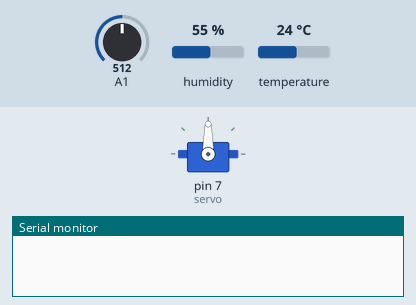
Bench run of a sketch on a simulated Arduino Uno, built with avr-gcc and run on an emulated ATmega328P. On the bench: servo, the last lines printed to the serial monitor. Inputs (shaded band) come from the test bench; at power-on: A1 = 512, humidity 55 %, temperature 24 °C.

Above: at 0.1 s.
At 1.1 s:
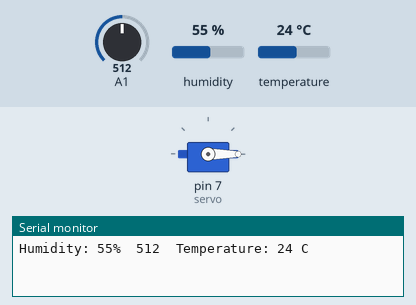
Timing chart, 0 to 2.6 s (numbered marks = the images above):
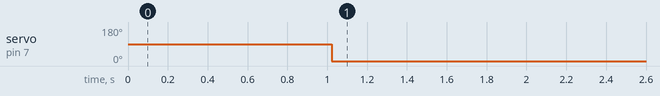

Measured:
- by itself, servo on pin 7 (servo): 90° → 0° at 1.0 s

The sketch:

sketch_nov02a.ino
```cpp
#include "DHT.h"       // DHT.h 라이브러리를 포함한다
#include <Servo.h>
#define DHTPIN 2      // DHT핀을 2번으로 정의한다(DATA핀)

#define DHTTYPE DHT11  // DHT타입을 DHT11로 정의한다

DHT dht(DHTPIN, DHTTYPE);  // DHT설정 - dht (디지털2, dht11)
Servo servo;
int value = 0;

void setup() {
  servo.attach(7);
  Serial.begin(9600);    // 9600 속도로 시리얼 통신을 시작한다

}


void loop() {
  int cds = analogRead(A1);

  delay(1000);

  int h = dht.readHumidity();  // 변수 h에 습도 값을 저장

  int t = dht.readTemperature(); // 변수 t에 온도 값을 저장

  if(h > 50)
  {
     value +=30;
    if(value==180)
      value =0;
    else
      value =0;
    servo.write(value);
  }

  Serial.print("Humidity: ");  // 문자열 Humidity: 를 출력한다.

  Serial.print(h);  // 변수 h(습도)를 출력한다.

  Serial.print("%\t");  // %를 출력한다

  Serial.print(cds);

  Serial.print("\t");  // %를 출력한

  Serial.print("Temperature: ");  // 이하생략

  Serial.print(t);

  Serial.println(" C");

}
```

1.c
```cpp
#include <stdio.h>
#include <stdlib.h>

int main()
{
    int i, t, n, x, y, j, m, cnt, a = 0;

    scanf("%d", &t);
    int* max = (int *)malloc(sizeof(int)*t);

    for (i=0;i<t;i++) {
        scanf("%d %d", &x, &y);

        for (j=x;j<=y;j++) {
            n = m = 1;
            cnt = 1;

            while (n != j) {
                m = m*2;

                if ((n + m) > j) {
                    m = 1;
                }
                n = n + m;
                cnt++;
            }
            if (cnt > a) {
                a = cnt;
            }
        }
        max[i] = a;
    }

    for (i=0;i<t;i++) {
        printf("%d\n", max[i]);
    }

    return 0;
}
```
